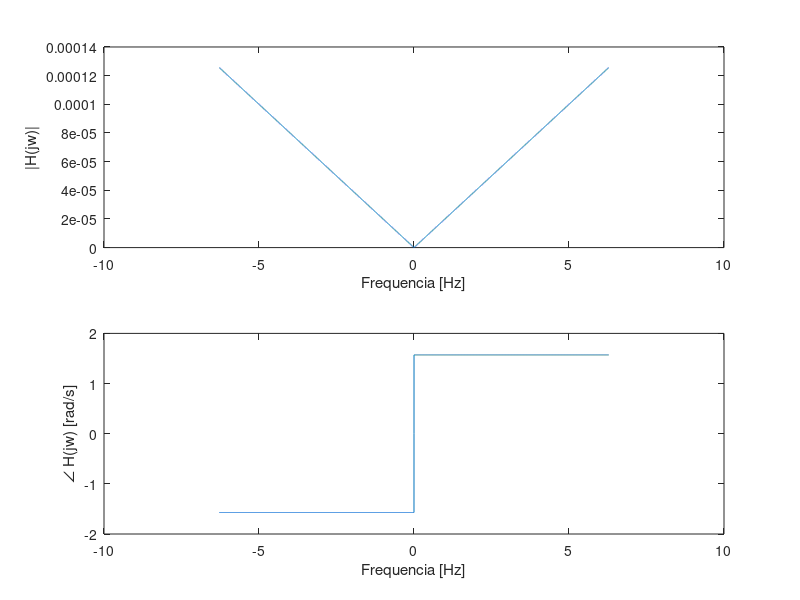

Write the MATLAB code that produced this figure.
% Universidade de Brasilia
% Sinais e Sistemas 2015/2
% Trabalho II.a
% Grupo: Eduardo Scartezini - 14/0137084 e 
%        Lucas Santos - 14/0151010.

% Resposta em frequencia H(jw) do circuito RC Passa-altas 

clear all
close all
clc

% Dados:
%   H(jw) = RCjw
%           ----------
%           (1 + RCjw)
%   R = 2*10 Ohms
%   C = 1*10^(-6) F

% Objetivos:
%   Plotar o grafico (Modulo e fase) de H(jw), para verificar se a frequencia
% de corte estah conforme planejada
 
% Definindo os valores comerciais de R e C
R = 20;
C = 0.000001;

% Vetor de frequencias [Hz]
f = [-1:0.0001:1];

% Vetor de frequencias [rad]
w = f.*2*pi;

% Definindo a resposta em frequencia do circuito
H = (w.*(R*C*1i))./(1 + w.*(R*C*1i));

% Definindo o modulo e a fase
fase = angle(H);
modulo = abs(H);

% Plotando
figure;
subplot(2,1,1);
plot(w,abs(H));
xlabel('Frequencia [Hz]');
ylabel('|H(jw)|');

subplot(2,1,2);
plot(w,fase);
xlabel('Frequencia [Hz]');
ylabel('\angle H(jw) [rad/s]');

%saveas(gcf, 'Grafico.png');